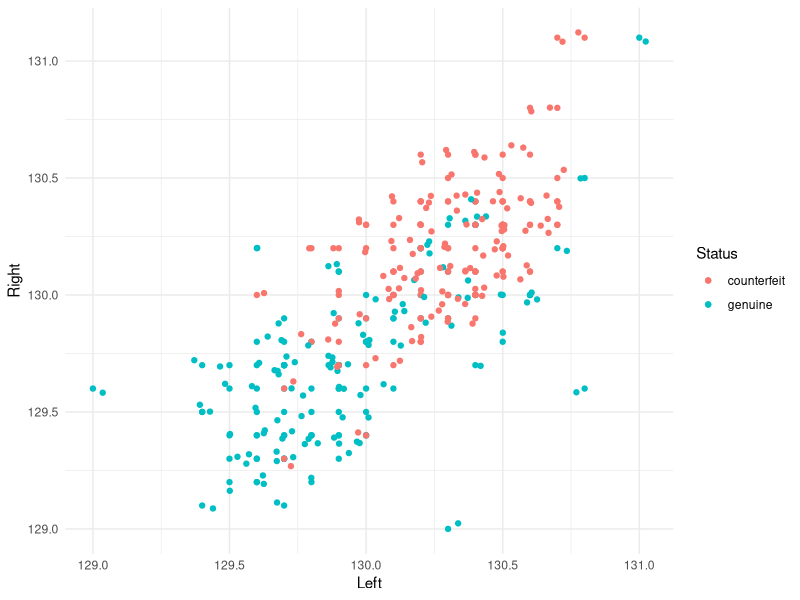
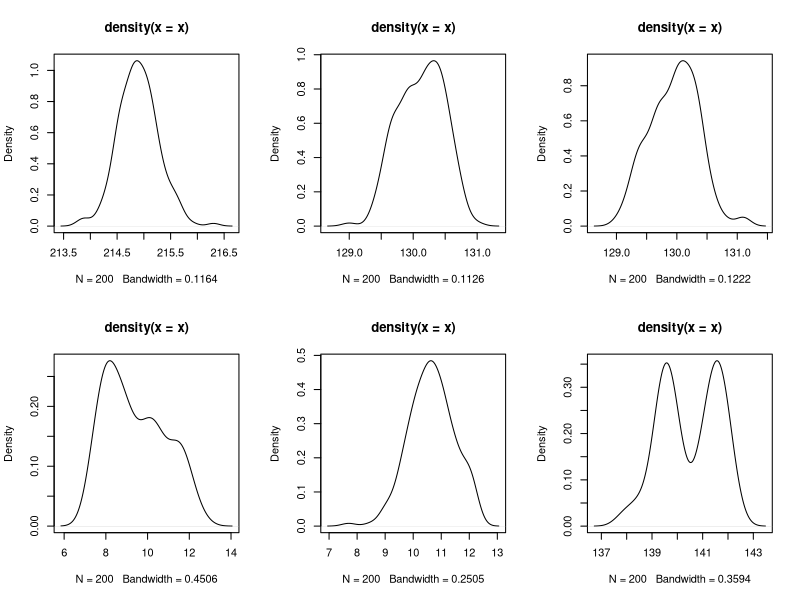
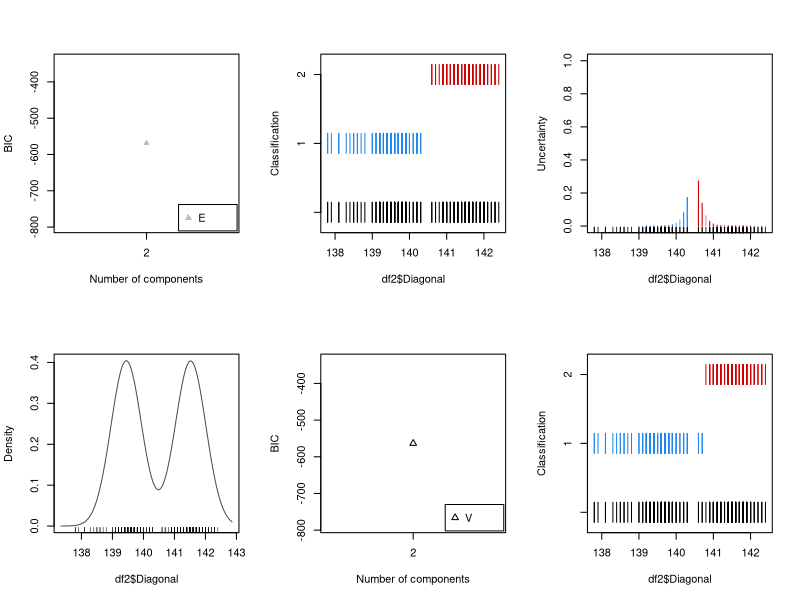
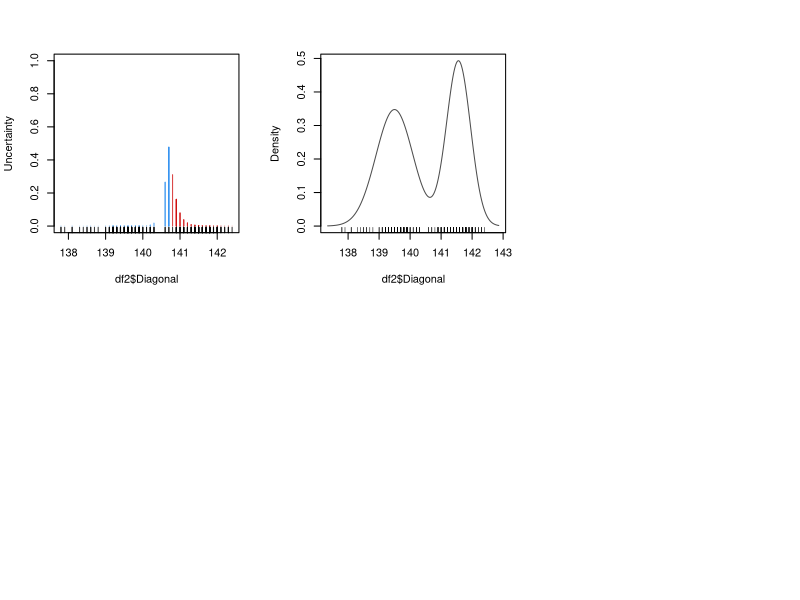

Source code (R) for these figures, in order:
## ---- chunk 1
library(mclust)
library(tidyverse)
library(patchwork)
## ---- chunk 2
df <- as_tibble(banknote)
## ---- chunk 3
?banknote
## ---- chunk 4
ggplot(data = df, aes(x = Left, y = Right, color = Status)) + 
  geom_point() +
  geom_jitter() +
  theme_minimal()
## ---- chunk 5
df %>% select(-Status) -> df2
## ---- chunk 6
par(mfrow=c(2,3))
lapply(df2, function(x) {plot(density(x))})
colnames(df2)
## ---- chunk 7

fit_E_2 <- Mclust(df2$Diagonal, G = 2, modelNames = "E")
# ?Mclust()
## ---- chunk 8
(loglike <- fit_E_2$loglik)
(BIC <- fit_E_2$bic)
## ---- chunk 9
plot(fit_E_2)
rug(df$Diagonal)
## ---- chunk 10
fit_V_2 <- Mclust(df2$Diagonal, G = 2, modelNames = "V")
plot(fit_V_2)
rug(df$Diagonal)
## ---- chunk 11
fit_V_2$parameters
## ---- chunk 12
loglike
(loglike_V <- fit_V_2$loglik)
## ---- chunk 13
BIC
(BIC_V <- fit_V_2$bic)
